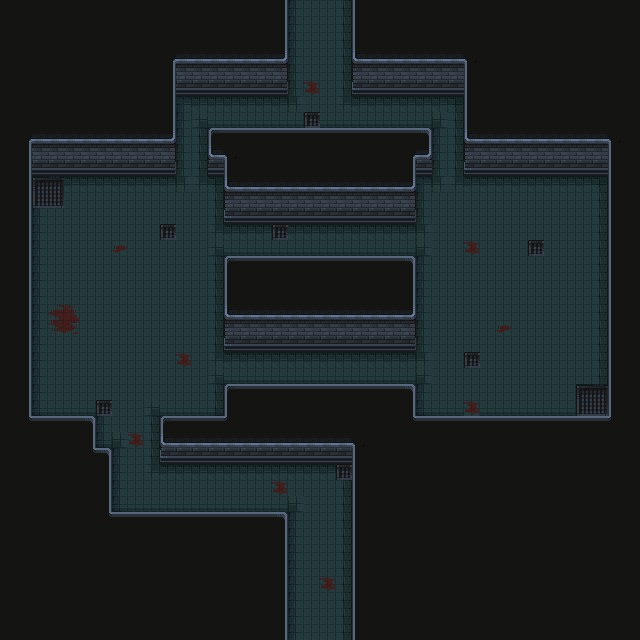

A 2D game scene composited from a Tiled map and its tileset images. What follows is a short description and the map's XML, with each tile layer's data collapsed to a summary:
An orthogonal 40x40 tile map with 16x16 px tiles, 3 tile layers (Sol, Murs, Objets 1) and 42 objects (32x Collisions, 10x spawn_mob).

<map version="1.10" tiledversion="1.10.2" orientation="orthogonal" renderorder="right-down" width="40" height="40" tilewidth="16" tileheight="16" infinite="0" nextlayerid="5" nextobjectid="60">
 <tileset firstgid="1" source="Nv 1.tsx" />
 <layer id="1" name="Sol" width="40" height="40">
  <data>[1600 cells, 568 non-empty, 10 distinct tile ids]</data>
 </layer>
 <layer id="2" name="Murs" width="40" height="40">
  <data>[1600 cells, 1060 non-empty, 31 distinct tile ids]</data>
 </layer>
 <layer id="3" name="Objets 1" width="40" height="40">
  <data>[1600 cells, 0 non-empty, 0 distinct tile ids]</data>
 </layer>
 <objectgroup id="4" name="objets">
  <object id="3" name="collisions" type="Collisions" x="272" y="0" width="16" height="80" />
  <object id="4" name="collisions" type="Collisions" x="176" y="80" width="112" height="16" />
  <object id="5" name="collisions" type="Collisions" x="160" y="80" width="16" height="80" />
  <object id="6" name="collisions" type="Collisions" x="32" y="160" width="144" height="16" />
  <object id="7" name="collisions" type="Collisions" x="16" y="160" width="16" height="256" />
  <object id="9" name="collisions" type="Collisions" x="16" y="416" width="80" height="16" />
  <object id="10" name="collisions" type="Collisions" x="80" y="432" width="16" height="32" />
  <object id="11" name="collisions" type="Collisions" x="96" y="448" width="16" height="80" />
  <object id="12" name="collisions" type="Collisions" x="112" y="512" width="176" height="16" />
  <object id="13" name="collisions" type="Collisions" x="272" y="528" width="16" height="112" />
  <object id="15" name="collisions" type="Collisions" x="160" y="432" width="192" height="16" />
  <object id="16" name="collisions" type="Collisions" x="160" y="416" width="64" height="16" />
  <object id="18" name="collisions" type="Collisions" x="224" y="384" width="16" height="48" />
  <object id="19" name="collisions" type="Collisions" x="352" y="432" width="16" height="208" />
  <object id="20" name="collisions" type="Collisions" x="240" y="384" width="176" height="16" />
  <object id="21" name="collisions" type="Collisions" x="400" y="400" width="16" height="32" />
  <object id="22" name="collisions" type="Collisions" x="416" y="416" width="208" height="16" />
  <object id="29" name="collisions" type="Collisions" x="608" y="160" width="16" height="256" />
  <object id="30" name="collisions" type="Collisions" x="464" y="160" width="144" height="16" />
  <object id="31" name="collisions" type="Collisions" x="464" y="64" width="16" height="96" />
  <object id="32" name="collisions" type="Collisions" x="352" y="80" width="112" height="16" />
  <object id="33" name="collisions" type="Collisions" x="352" y="0" width="16" height="80" />
  <object id="34" name="collisions" type="Collisions" x="208" y="128" width="224" height="16" />
  <object id="35" name="collisions" type="Collisions" x="208" y="144" width="16" height="32" />
  <object id="39" name="collisions" type="Collisions" x="224" y="144" width="16" height="80" />
  <object id="40" name="collisions" type="Collisions" x="240" y="208" width="176" height="16" />
  <object id="41" name="collisions" type="Collisions" x="400" y="144" width="16" height="64" />
  <object id="42" name="collisions" type="Collisions" x="416" y="144" width="16" height="32" />
  <object id="45" name="collisions" type="Collisions" x="224" y="256" width="16" height="96" />
  <object id="46" name="collisions" type="Collisions" x="240" y="336" width="176" height="16" />
  <object id="47" name="collisions" type="Collisions" x="400" y="256" width="16" height="80" />
  <object id="48" name="collisions" type="Collisions" x="240" y="256" width="160" height="16" />
  <object id="50" name="mort" type="spawn_mob" x="444" y="115">
   <point />
  </object>
  <object id="51" name="demon" type="spawn_mob" x="563" y="255">
   <point />
  </object>
  <object id="52" name="demon" type="spawn_mob" x="523" y="334">
   <point />
  </object>
  <object id="53" name="demon" type="spawn_mob" x="323" y="364">
   <point />
  </object>
  <object id="54" name="demon" type="spawn_mob" x="76" y="233">
   <point />
  </object>
  <object id="55" name="mort" type="spawn_mob" x="118" y="343">
   <point />
  </object>
  <object id="56" name="demon" type="spawn_mob" x="312" y="502">
   <point />
  </object>
  <object id="57" name="mort" type="spawn_mob" x="177" y="254">
   <point />
  </object>
  <object id="58" name="demon" type="spawn_mob" x="223" y="106">
   <point />
  </object>
  <object id="59" name="mort" type="spawn_mob" x="321" y="245">
   <point />
  </object>
 </objectgroup>
</map>
